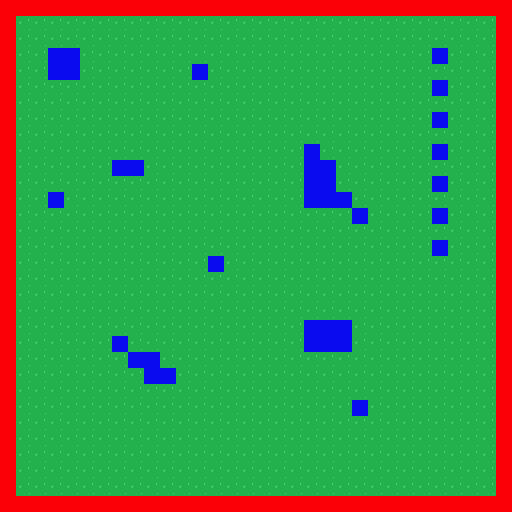

The image is a tile-based game level rendered from a .tmx file. Its description and complete source (layers, tilesets, objects, tile grids) follow:
An orthogonal 32x32 tile map with 16x16 px tiles, 1 tile layer (layer_0) and 25 objects.

<map version="1.0" orientation="orthogonal" renderorder="right-down" width="32" height="32" tilewidth="16" tileheight="16" nextobjectid="89">
 <tileset firstgid="1" name="sprites" tilewidth="16" tileheight="16" tilecount="4" columns="2">
  <image source="../sprites.png" width="32" height="32" />
 </tileset>
 <layer name="layer_0" width="32" height="32">
  <data encoding="csv">
3,3,3,3,3,3,3,3,3,3,3,3,3,3,3,3,3,3,3,3,3,3,3,3,3,3,3,3,3,3,3,3,
3,1,1,1,1,1,1,1,1,1,1,1,1,1,1,1,1,1,1,1,1,1,1,1,1,1,1,1,1,1,1,3,
3,1,1,1,1,1,1,1,1,1,1,1,1,1,1,1,1,1,1,1,1,1,1,1,1,1,1,1,1,1,1,3,
3,1,1,4,4,1,1,1,1,1,1,1,1,1,1,1,1,1,1,1,1,1,1,1,1,1,1,4,1,1,1,3,
3,1,1,4,4,1,1,1,1,1,1,1,4,1,1,1,1,1,1,1,1,1,1,1,1,1,1,1,1,1,1,3,
3,1,1,1,1,1,1,1,1,1,1,1,1,1,1,1,1,1,1,1,1,1,1,1,1,1,1,4,1,1,1,3,
3,1,1,1,1,1,1,1,1,1,1,1,1,1,1,1,1,1,1,1,1,1,1,1,1,1,1,1,1,1,1,3,
3,1,1,1,1,1,1,1,1,1,1,1,1,1,1,1,1,1,1,1,1,1,1,1,1,1,1,4,1,1,1,3,
3,1,1,1,1,1,1,1,1,1,1,1,1,1,1,1,1,1,1,1,1,1,1,1,1,1,1,1,1,1,1,3,
3,1,1,1,1,1,1,1,1,1,1,1,1,1,1,1,1,1,1,4,1,1,1,1,1,1,1,4,1,1,1,3,
3,1,1,1,1,1,1,4,4,1,1,1,1,1,1,1,1,1,1,4,4,1,1,1,1,1,1,1,1,1,1,3,
3,1,1,1,1,1,1,1,1,1,1,1,1,1,1,1,1,1,1,4,4,1,1,1,1,1,1,4,1,1,1,3,
3,1,1,4,1,1,1,1,1,1,1,1,1,1,1,1,1,1,1,4,4,4,1,1,1,1,1,1,1,1,1,3,
3,1,1,1,1,1,1,1,1,1,1,1,1,1,1,1,1,1,1,1,1,1,4,1,1,1,1,4,1,1,1,3,
3,1,1,1,1,1,1,1,1,1,1,1,1,1,1,1,1,1,1,1,1,1,1,1,1,1,1,1,1,1,1,3,
3,1,1,1,1,1,1,1,1,1,1,1,1,1,1,1,1,1,1,1,1,1,1,1,1,1,1,4,1,1,1,3,
3,1,1,1,1,1,1,1,1,1,1,1,1,4,1,1,1,1,1,1,1,1,1,1,1,1,1,1,1,1,1,3,
3,1,1,1,1,1,1,1,1,1,1,1,1,1,1,1,1,1,1,1,1,1,1,1,1,1,1,1,1,1,1,3,
3,1,1,1,1,1,1,1,1,1,1,1,1,1,1,1,1,1,1,1,1,1,1,1,1,1,1,1,1,1,1,3,
3,1,1,1,1,1,1,1,1,1,1,1,1,1,1,1,1,1,1,1,1,1,1,1,1,1,1,1,1,1,1,3,
3,1,1,1,1,1,1,1,1,1,1,1,1,1,1,1,1,1,1,4,4,4,1,1,1,1,1,1,1,1,1,3,
3,1,1,1,1,1,1,4,1,1,1,1,1,1,1,1,1,1,1,4,4,4,1,1,1,1,1,1,1,1,1,3,
3,1,1,1,1,1,1,1,4,4,1,1,1,1,1,1,1,1,1,1,1,1,1,1,1,1,1,1,1,1,1,3,
3,1,1,1,1,1,1,1,1,4,4,1,1,1,1,1,1,1,1,1,1,1,1,1,1,1,1,1,1,1,1,3,
3,1,1,1,1,1,1,1,1,1,1,1,1,1,1,1,1,1,1,1,1,1,1,1,1,1,1,1,1,1,1,3,
3,1,1,1,1,1,1,1,1,1,1,1,1,1,1,1,1,1,1,1,1,1,4,1,1,1,1,1,1,1,1,3,
3,1,1,1,1,1,1,1,1,1,1,1,1,1,1,1,1,1,1,1,1,1,1,1,1,1,1,1,1,1,1,3,
3,1,1,1,1,1,1,1,1,1,1,1,1,1,1,1,1,1,1,1,1,1,1,1,1,1,1,1,1,1,1,3,
3,1,1,1,1,1,1,1,1,1,1,1,1,1,1,1,1,1,1,1,1,1,1,1,1,1,1,1,1,1,1,3,
3,1,1,1,1,1,1,1,1,1,1,1,1,1,1,1,1,1,1,1,1,1,1,1,1,1,1,1,1,1,1,3,
3,1,1,1,1,1,1,1,1,1,1,1,1,1,1,1,1,1,1,1,1,1,1,1,1,1,1,1,1,1,1,3,
3,3,3,3,3,3,3,3,3,3,3,3,3,3,3,3,3,3,3,3,3,3,3,3,3,3,3,3,3,3,3,3
</data>
 </layer>
 <objectgroup name="collision" />
 <objectgroup name="lights" visible="0" offsetx="0.015625" offsety="0">
  <object id="6" x="48" y="48" width="32.0039" height="31.9091" />
  <object id="7" x="192" y="63.875" width="16.0156" height="16.1875" />
  <object id="13" x="48" y="192" width="16.0156" height="16" />
  <object id="14" x="112" y="160" width="32.0781" height="16.0312" />
  <object id="64" x="111.984" y="335.818" width="16" height="16.1818" />
  <object id="65" x="128.348" y="352" width="31.4545" height="15.8182" />
  <object id="66" x="144.166" y="367.818" width="31.4545" height="15.8182" />
  <object id="69" x="207.984" y="255.818" width="16" height="15.8182" />
  <object id="70" x="303.984" y="319.636" width="47.6364" height="31.8182" />
  <object id="71" x="432.166" y="240" width="15.6364" height="15.6364" />
  <object id="73" x="432.166" y="208" width="15.6364" height="15.8182" />
  <object id="74" x="432.166" y="175.818" width="16" height="16.3636" />
  <object id="75" x="432.348" y="144.182" width="15.4545" height="16" />
  <object id="76" x="432.166" y="111.818" width="15.8182" height="16" />
  <object id="77" x="431.984" y="79.8182" width="16.1818" height="16.3636" />
  <object id="78" x="431.984" y="47.8182" width="15.8182" height="16.3636" />
  <object id="80" x="0" y="496" width="512" height="16" />
  <object id="81" x="0" y="0" width="512" height="16" />
  <object id="82" x="0" y="0" width="16" height="512" />
  <object id="83" x="496" y="0" width="16" height="512" />
  <object id="84" x="303.984" y="144.667" width="15.3333" height="63.3333" />
  <object id="85" x="319.484" y="160" width="16.5" height="48.25" />
  <object id="86" x="336.234" y="191.75" width="15.75" height="15.75" />
  <object id="87" x="351.984" y="207.5" width="16" height="16.25" />
  <object id="88" x="352.234" y="399.75" width="15.75" height="16" />
 </objectgroup>
</map>